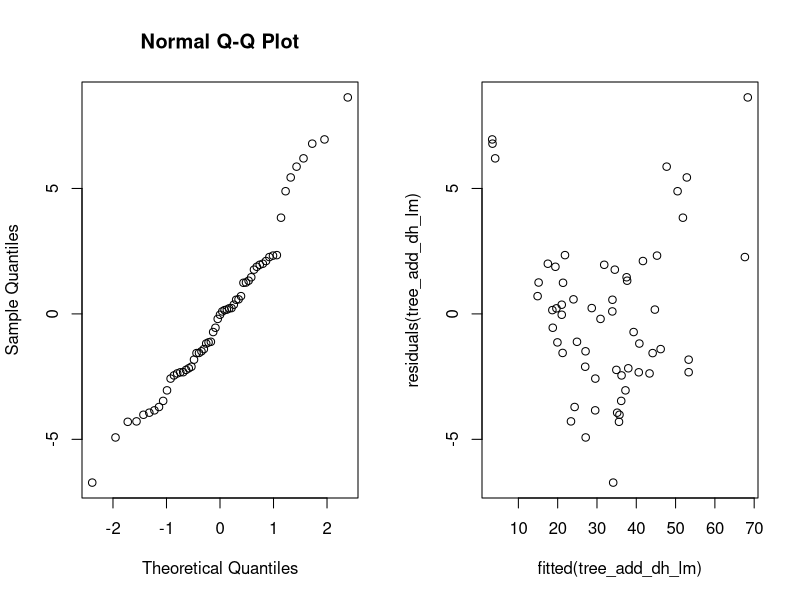
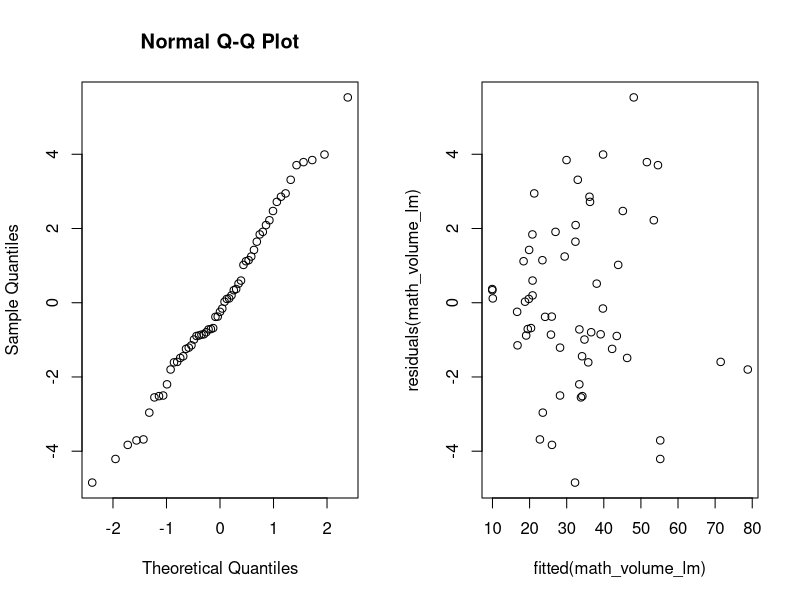
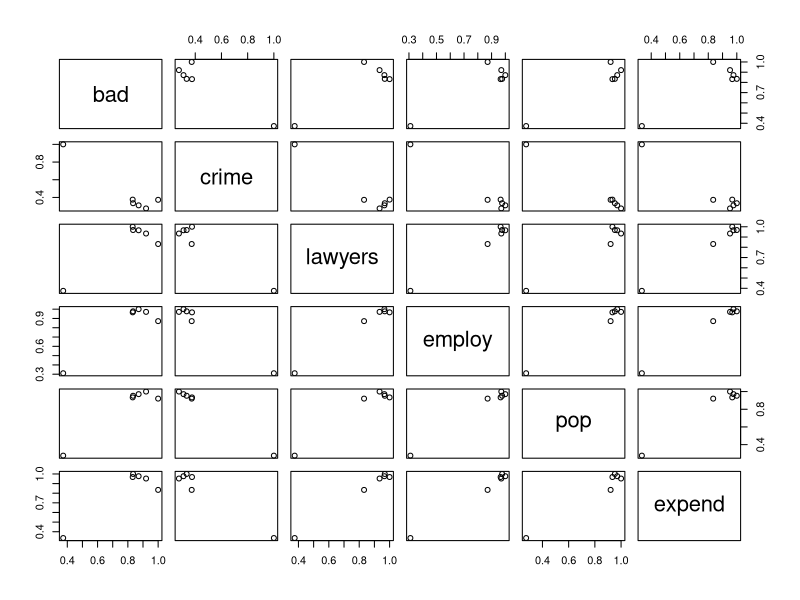

Recreate these plots in R, in order.
## ---- chunk 1
# set up global R options
options(digits = 3)

# set up knitr global chunk options
knitr::opts_chunk$set(fig.height = 3)
## ---- chunk 2
tree_df <- as.data.frame(read.table("data/treeVolume.txt", header=TRUE))
head(tree_df)
## ---- chunk 3
tree_df$type <- as.factor(tree_df$type)
tree_type_lm <- lm(volume~type, data=tree_df)
anova(tree_type_lm)
## ---- chunk 4
summary(tree_type_lm)
## ---- chunk 5
mask <- tree_df$type == "beech"
t.test(tree_df$volume[mask], tree_df$volume[!mask])
## ---- chunk 6
tree_type_d_lm <- lm(volume~height+type*diameter, data=tree_df)
anova(tree_type_d_lm)
## ---- chunk 7
summary(tree_type_d_lm)
## ---- chunk 8
tree_type_h_lm <- lm(volume~diameter+type*height, data=tree_df)
anova(tree_type_h_lm)
## ---- chunk 9
summary(tree_type_h_lm)
## ---- chunk 10
tree_add_all_lm <- lm(volume~diameter+height+type, data=tree_df)
anova(tree_add_all_lm)
## ---- chunk 11
summary(tree_add_all_lm)
## ---- chunk 12
tree_add_dh_lm <- lm(volume~diameter+height, data=tree_df)
anova(tree_add_dh_lm)
## ---- chunk 13
summary(tree_add_dh_lm)
## ---- chunk 14
par(mfrow=c(1, 2))
qqnorm(residuals(tree_add_dh_lm))
plot(fitted(tree_add_dh_lm), residuals(tree_add_dh_lm))
## ---- chunk 15
mean_d <- mean(tree_df$diameter)
mean_h <- mean(tree_df$height)
means <-  data.frame(diameter=c(mean_d), height=c(mean_h))

predict(tree_add_dh_lm, means, se.fit = TRUE)
## ---- chunk 16
tree_df$math_volume <- tree_df$height * tree_df$diameter^2
math_volume_lm <- lm(volume~math_volume, data=tree_df)
anova(math_volume_lm)
## ---- chunk 17
summary(math_volume_lm)
## ---- chunk 18
par(mfrow=c(1,2))

qqnorm(residuals(math_volume_lm))
plot(fitted(math_volume_lm), residuals(math_volume_lm))
## ---- chunk 19
# Read data
crime_df <- as.data.frame(read.table("data/expensescrime.txt", header=TRUE))
head(crime_df)

target <- "expend"
columns <- c("bad", "crime", "lawyers", "employ", "pop")
## ---- chunk 20
round(cor(crime_df[, c(columns, target)]))

## ---- chunk 21
pairs(cor(crime_df[, c(columns, target)]))
## ---- chunk 22

## ---- chunk 23

## ---- chunk 24

## ---- chunk 25
# Read data
## ---- chunk 26

## ---- chunk 27

## ---- chunk 28

## ---- chunk 29

## ---- chunk 30

## ---- chunk 31
# Read data
## ---- chunk 32

## ---- chunk 33

## ---- chunk 34
